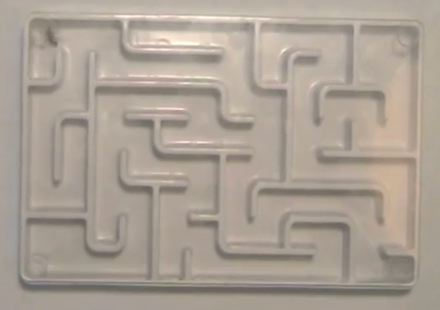
%> input picture assignment01/ant/img008.jpg, 440 x 310 px; the run also reads 1 picture not shown here
$ octave antTrackingSingleFrame.m   (GNU Octave 9; MATLAB toolbox functions it lacks are replaced by stand-ins)
%> lines starting %> are read from the running program, lines starting %| are printed output that depends on the picture; in (x1, y1, x2, y2) boxes, pixels count from 0 and x2, y2 are one past the last pixel; in counts of white or black regions, pixels touching at a corner belong together; the program's own positions count from 1
%% Ant Tracking Plotter Single Frame
% David Olson
% 6 Sep 2017

clear all;
close all;
clc;

%% Getting to a black and white image

pos1 = imread('ant/img008.jpg');
%> pos1 is the input picture: size 310x440x3 uint8; mean R, G, B 170.5, 159.8, 148.4
pos2 = imread('ant/img009.jpg');

pos1 = rgb2gray(pos1);
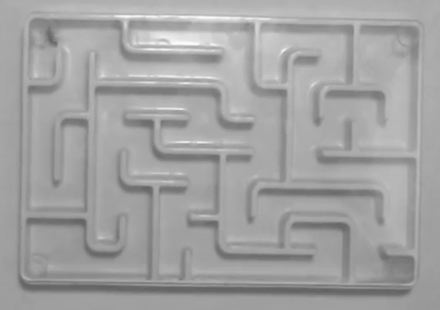
%> pos1: size 310x440 uint8; min 96, max 253, mean 161.7
pos2 = rgb2gray(pos2);
%> pos2: size 310x440 uint8

diff1 = abs(pos1 - pos2);
% [4 lines of commented-out code are left out]
Ithresh = diff1 > 25;
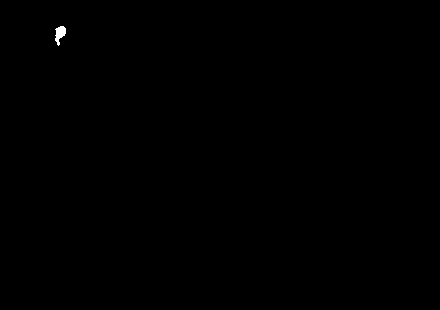
%> Ithresh: size 310x440 logical; 0.1% white; 1 white region, box (x1, y1, x2, y2) and area: (55, 26, 66, 46) 130
% figure
% imshow(Ithresh)

% Now we have a black and white image to work with
BW = Ithresh;
%% Running CCA to find ant's location

[labels, number] = bwlabel(BW, 8);
%> labels: size 310x440 double; values 0 (black) and 1 (white), 0.1% white; 1 white region
%> number = 1
Istats = regionprops(labels, 'basic', 'Centroid');
%> Istats = 1 region; box (x1, y1, x2, y2), Area and Centroid: (55, 26, 66, 46) 130 [60.6 34.4]

[maxVal, maxIndex] = max([Istats.Area]);
%> maxVal = 130; maxIndex = 1

%% Plot Location of ant

figure
hold on
imshow(BW)
hold on
rectangle('Position', [Istats(maxIndex).BoundingBox], ...
          'LineWidth', 2, 'EdgeColor', 'g');
hold on
plot(Istats(maxIndex).Centroid(1), Istats(maxIndex).Centroid(2), 'r*');
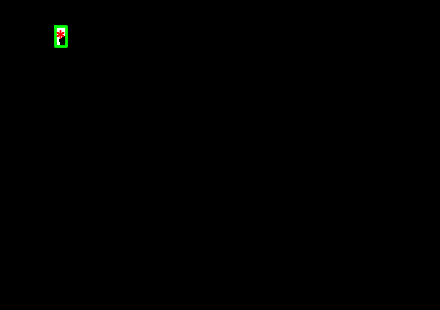
%> figure redrawn from the program's plot data
hold off
